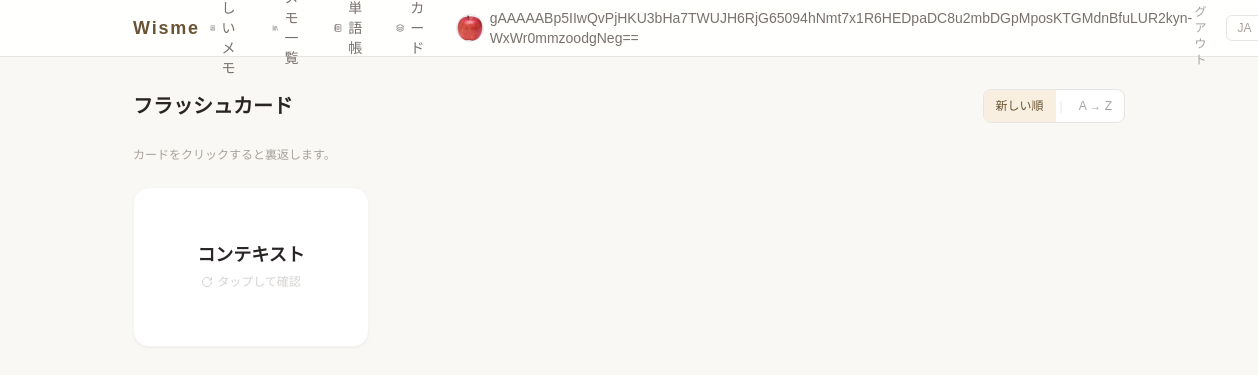
The app's page /wisme/quiz/ (signed in), older data.
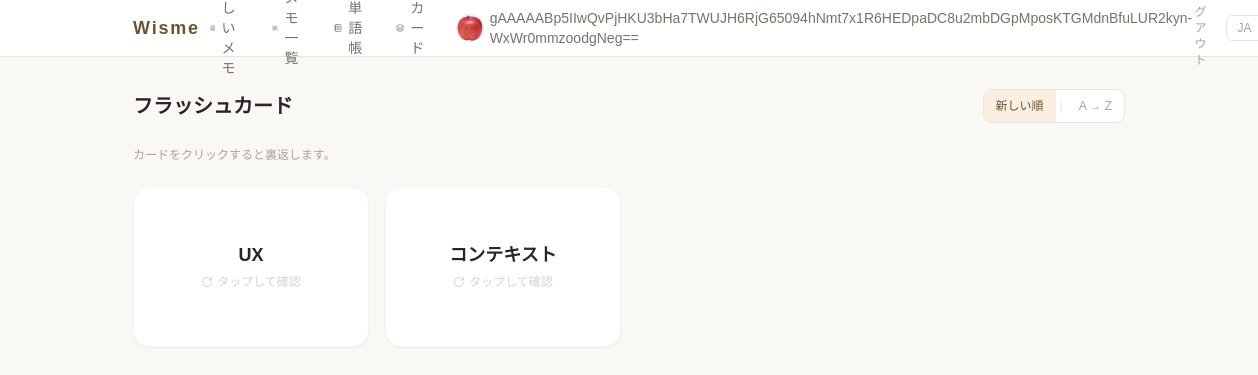
The same page, newer data.
### wisme/models.py (models this page shows, shortened)
class SearchedWord(models.Model):
    owner = models.ForeignKey(
        settings.AUTH_USER_MODEL,
        on_delete=models.CASCADE,
        null=True,
        blank=True,
        verbose_name=_("オーナー"),
    )
    note = models.ForeignKey(
        Page,
        on_delete=models.CASCADE,
        related_name='words',
        null = True,
        blank = True,
        verbose_name=_("関連メモ")
    )
    word = models.CharField(max_length=100, db_index=True, verbose_name=_("意味を知りたい単語"))
    meaning = models.TextField(verbose_name=_("意味"))
    created_at = models.DateTimeField(auto_now_add=True, verbose_name=_("検索日時"))

### wisme/views.py (the view)
class FlashcardView(LoginRequiredMixin, ListView):
    model = SearchedWord
    template_name = 'wisme/flashcard.html'
    context_object_name = 'words'
    def get_queryset(self):
        qs = SearchedWord.objects.filter(owner=self.request.user).select_related('note')
        if self.request.GET.get('sort') == 'alpha':
            return qs.order_by('word')
        return qs.order_by('-created_at')

### templates/wisme/flashcard.html (shortened to what this page needs)
{% extends "base/wisme_base.html" %}
{% load i18n %}
{% block body %}
<div class="flex items-center justify-between mb-6">
    <h1 class="text-xl font-semibold text-stone-800">{% trans "フラッシュカード" %}</h1>
    <div class="flex items-center gap-1 text-xs text-stone-400 bg-white border border-stone-200 rounded-lg overflow-hidden">
        <a href="?sort=created_at"
           class="px-3 py-2 hover:bg-accent-50 transition-colors {% if not request.GET.sort or request.GET.sort == 'created_at' %}bg-accent-50 text-accent-700 font-medium{% endif %}">
            {% trans "新しい順" %}
        </a>
        <span class="text-stone-200">|</span>
        <a href="?sort=alpha"
           class="px-3 py-2 hover:bg-accent-50 transition-colors {% if request.GET.sort == 'alpha' %}bg-accent-50 text-accent-700 font-medium{% endif %}">
            A → Z
        </a>
    </div>
</div>
<p class="text-xs text-stone-400 mb-6">{% trans "カードをクリックすると裏返します。" %}</p>
{% if words %}
<div class="grid grid-cols-2 sm:grid-cols-3 md:grid-cols-4 gap-4">
    {% for word in words %}
    <div class="flip h-40 cursor-pointer select-none" onclick="this.querySelector('.flip-inner').classList.toggle('is-flipped')">
        <div class="flip-inner">
            <div class="flip-face bg-white rounded-2xl border border-stone-100 shadow-sm flex flex-col items-center justify-center p-4 text-center">
                <p class="font-semibold text-stone-800 text-lg leading-tight">{{ word.word }}</p>
                <p class="text-xs text-stone-300 mt-2 flex items-center gap-1">
                    <i data-lucide="rotate-cw" class="w-3 h-3"></i>{% trans "タップして確認" %}
                </p>
            </div>
            <div class="flip-face flip-face-back bg-stone-800 rounded-2xl shadow-sm flex flex-col justify-between p-4">
                <p class="text-sm text-stone-100 leading-relaxed line-clamp-4">{{ word.meaning }}</p>
                {% if word.note %}
                <div class="flex items-center gap-2 mt-2 border-t border-stone-700 pt-2">
                    <p class="text-xs text-stone-400 leading-tight line-clamp-2">{{ word.note.title }}</p>
                </div>
                {% endif %}
            </div>
        </div>
    </div>
    {% endfor %}
</div>
{% else %}
<div class="text-center py-20 text-stone-400">
    <i data-lucide="layers" class="w-12 h-12 mx-auto mb-4 opacity-30"></i>
    <p class="text-sm">{% trans "まだ単語が登録されていません。" %}</p>
    <p class="text-xs mt-1">{% trans "メモ作成中に単語を調べると、カードが作られます。" %}</p>
</div>
{% endif %}
{% endblock %}

Row changes from the older to the newer data that the page shows:
added SearchedWord: word "UX"
